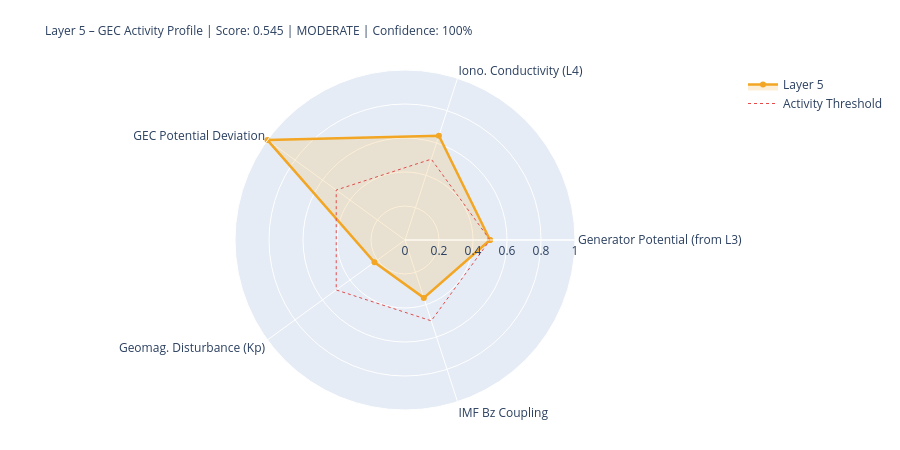

Here is the notebook cell this chart was saved with:
### Markdown cell above
---
## 5. State Assessment & Handoff to Layer 6

### Code cell
# ============================================================
# LAYER-5-SCORE
# ============================================================

# Components
# 1) Generator activity (Layer-3-driven)
gen_score = norm(generator_strength, 0.3, 2.0)
gen_src   = 'from_layer3' if l3_thunder_score is not None else 'estimated'

# 2) Ionospheric conductivity (Layer-4-driven)
iono_score = norm(iono_cond_factor, 0.7, 1.4)
iono_src   = 'from_layer4' if l4_ioniz is not None else 'estimated'

# 3) GEC potential deviation from reference
pot_score = norm(abs(delta_V_pct), 0, 30)  # 0 = at reference, 1 = 30% deviation
pot_src   = 'derived'

# 4) Geomagnetic disturbance (Kp) – modulates vertical currents
kp_score = norm(kp_val, 0, 9)
kp_src   = 'primary' if kp_now is not None else 'from_layer4'

# 5) IMF Bz coupling (southward = stronger M-I coupling → GEC influence)
bz_score = norm(-(bz_now or 0), -5, 30) if bz_now is not None else None
bz_src   = 'primary' if bz_now is not None else 'missing'

COMPONENTS = {
    'Generator Potential (from L3)':  {'score': gen_score,   'source': 'derived_from_layer3', 'dynamic': True},
    'Iono. Conductivity (L4)':      {'score': iono_score,  'source': iono_src, 'dynamic': True},
    'GEC Potential Deviation':      {'score': pot_score,   'source': pot_src,  'dynamic': True},
    'Geomag. Disturbance (Kp)':         {'score': kp_score,    'source': kp_src,   'dynamic': True},
    'IMF Bz Coupling':               {'score': bz_score,    'source': bz_src,   'dynamic': True},
}

available   = {k: v['score'] for k, v in COMPONENTS.items() if v['score'] is not None}
unavailable = [k for k, v in COMPONENTS.items() if v['score'] is None]
layer5_score = round(sum(available.values()) / len(available), 4) if available else None
confidence   = round(len(available) / len(COMPONENTS), 2)
level = ('unknown' if layer5_score is None
         else 'quiet'   if layer5_score < 0.3
         else 'moderate' if layer5_score < 0.6
         else 'active')
dominant_l5 = max(available, key=available.get) if available else 'none'

# Kp consistency: separate 1-min raw value from score value
kp_1m_raw   = kp_now          # directly from API (can be 0.0 during live measurement)
kp_for_score = kp_val          # from Layer-0 context or estimated value if needed
kp_score_src = kp_src

W = 68
print('=' * W)
print('LAYER 5 – GLOBAL ELECTRIC CIRCUIT – STATE ASSESSMENT')
print('=' * W)
for name, comp in COMPONENTS.items():
    s = comp['score']
    if s is not None:
        bar = '█' * int(s*20) + '░' * (20-int(s*20))
        print(f'  {name:<34} {bar}  {s:.3f}  [{comp["source"]}]')
    else:
        print(f'  {name:<34} {"─"*20}  n/a   [missing]')
print('-' * W)
print(f'  Score:         {layer5_score:.3f}  ({len(available)}/{len(COMPONENTS)} components)')
print(f'  Confidence:    {confidence:.0%}')
print(f'  Level:         {level.upper()}')
print(f'  Dominant:      {dominant_l5}')
print(f'  V_iono:        {V_iono_mod:.1f} kV  (Δ {delta_V_pct:+.1f}% vs. Ref)')
print(f'  I_total:       {I_total_mod:.1f} A   (Δ {delta_I_pct:+.1f}% vs. Ref)')
print('=' * W)

# Radar
cats   = list(available.keys())
vals_r = list(available.values())
if len(cats) >= 3:
    fig = go.Figure()
    fig.add_trace(go.Scatterpolar(
        r=vals_r + [vals_r[0]], theta=cats + [cats[0]],
        fill='toself', fillcolor='rgba(242,166,35,0.18)',
        line=dict(color='#F2A623', width=2.5), name='Layer 5'
    ))
    fig.add_trace(go.Scatterpolar(
        r=[0.5]*(len(cats)+1), theta=cats+[cats[0]],
        line=dict(color='#E24B4A', dash='dot', width=1),
        mode='lines', name='Activity Threshold'
    ))
    fig.update_layout(
        title=dict(
            text=f'Layer 5 – GEC Activity Profile | Score: {layer5_score:.3f} | {level.upper()} | Confidence: {confidence:.0%}',
            font=dict(size=12)
        ),
        polar=dict(radialaxis=dict(visible=True, range=[0,1])),
        height=450, showlegend=True,
        margin=dict(l=80, r=80, t=70, b=40)
    )
    fig.show()

### Figure 1 — Plotly figure (JSON) as saved in the notebook; plotly's stock layout.template omitted (floating-point values rounded to 4 significant figures)
{"data": [{"fill": "toself", "fillcolor": "rgba(242,166,35,0.18)", "line": {"color": "#F2A623", "width": 2.5}, "name": "Layer 5", "r": [0.5, 0.6454, 1.0, 0.2222, 0.358, 0.5], "theta": ["Generator Potential (from L3)", "Iono. Conductivity (L4)", "GEC Potential Deviation", "Geomag. Disturbance (Kp)", "IMF Bz Coupling", "Generator Potential (from L3)"], "type": "scatterpolar"}, {"line": {"color": "#E24B4A", "dash": "dot", "width": 1}, "mode": "lines", "name": "Activity Threshold", "r": [0.5, 0.5, 0.5, 0.5, 0.5, 0.5], "theta": ["Generator Potential (from L3)", "Iono. Conductivity (L4)", "GEC Potential Deviation", "Geomag. Disturbance (Kp)", "IMF Bz Coupling", "Generator Potential (from L3)"], "type": "scatterpolar"}], "layout": {"height": 450, "margin": {"b": 40, "l": 80, "r": 80, "t": 70}, "polar": {"radialaxis": {"range": [0, 1], "visible": true}}, "showlegend": true, "title": {"font": {"size": 12}, "text": "Layer 5 – GEC Activity Profile | Score: 0.545 | MODERATE | Confidence: 100%"}}}
